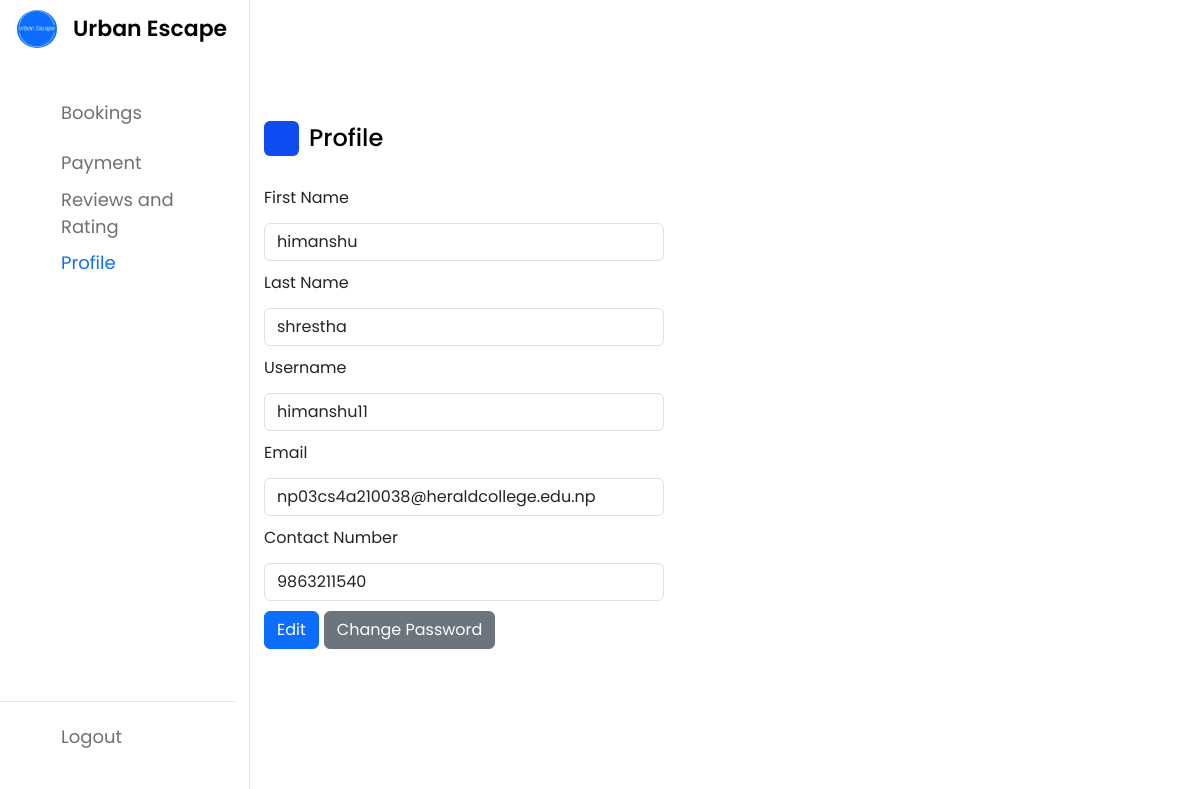
/profile/ (signed in), run on an earlier commit of the app's database.
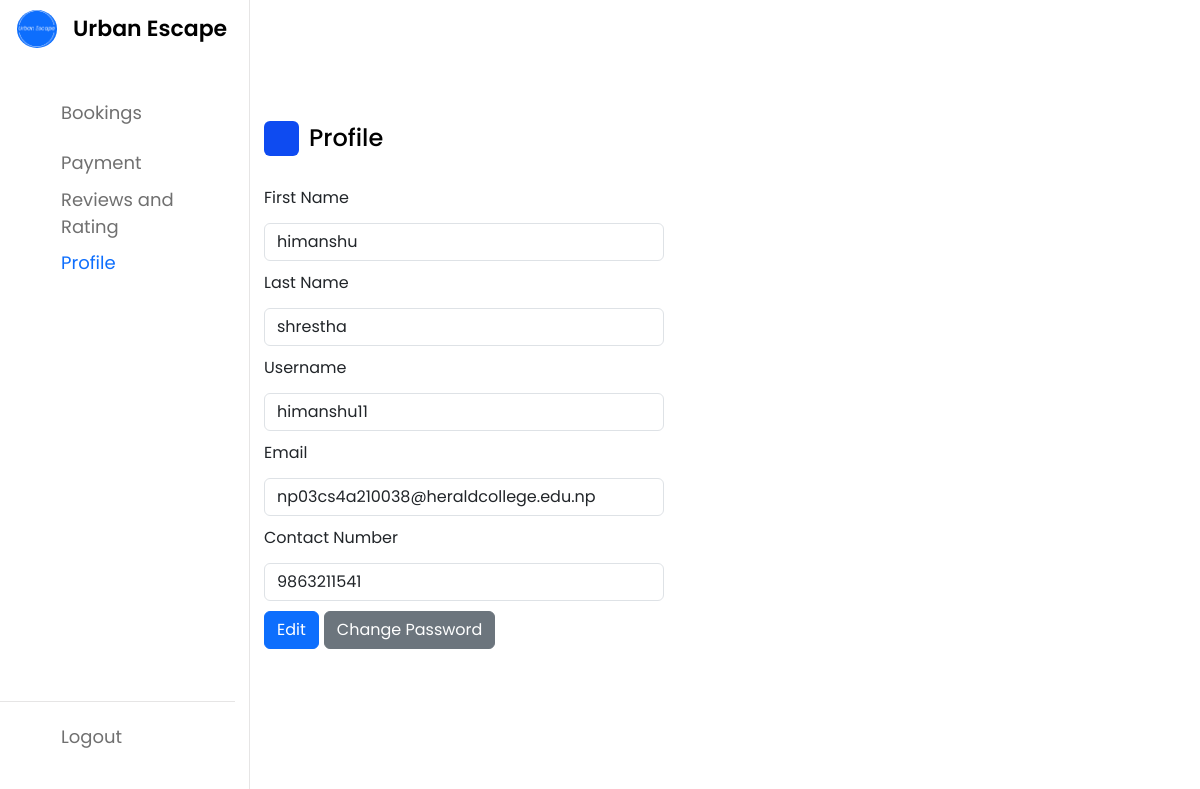
And on a later commit of the database.
### authentication/models.py (models this page shows, shortened)
class CustomUser(AbstractUser):
    contact_number = models.CharField(max_length=10)
    is_staff = models.BooleanField(default=False)
    email_token = models.CharField(max_length=200, blank=True, null=True)
    is_verified = models.BooleanField(default=False)
    password_reset_token = models.CharField(max_length=200, blank=True, null=True)

### dashboard/views.py (the view, shortened to what this page needs)
# urls.py: path('profile/', views.Profile, name='profile'),
@login_required
def Profile(request):
    user_profile = CustomUser.objects.get(username=request.user.username)
    return render(request, 'dashboard/profile.html', {'user_profile': user_profile})

### dashboard/templates/dashboard/profile.html (shortened to what the changed rows need)
{% load static %}
<!DOCTYPE html>
<html lang="en">
<head>
    <link href="https://cdn.jsdelivr.net/npm/bootstrap@5.3.3/dist/css/bootstrap.min.css" rel="stylesheet"
 />
    <link rel="stylesheet" href="{% static 'dashboard/styles/dashboard.css' %}">
    <link rel="stylesheet" href="{% static 'dashboard/styles/profile.css' %}">
    <link rel="stylesheet" href="https://unicons.iconscout.com/release/v4.0.0/css/line.css">
</head>
<body>
    <section class="dashboard">
        <div class="dash-content">
            <div class="edit-profile">
                <form id="" method="post" class="form">
                    <div class="form-group">
                        <label for="fname" class="form-label">First Name</label>
                        <input type="text" id="fname" class="form-control" value="{{ user_profile.first_name }}"
                            readonly>
                    </div>
                    <div class="form-group">
                        <label for="lname" class="form-label">Last Name</label>
                        <input type="text" id="lname" class="form-control" value="{{ user_profile.last_name }}"
                            readonly>
                    </div>
                    <div class="form-group">
                        <label for="username" class="form-label">Username</label>
                        <input type="text" id="username" class="form-control" value="{{ user_profile.username }}"
                            readonly>
                    </div>
                    <div class="form-group">
                        <label for="email" class="form-label">Email</label>
                        <input type="email" id="email" class="form-control" value="{{ user_profile.email }}" readonly>
                    </div>
                    <div class="form-group">
                        <label for="contact" class="form-label">Contact Number</label>
                        <input type="tel" id="contact" class="form-control" value="{{ user_profile.contact_number }}"
                            readonly>
                    </div>
                </form>
            </div>
        </div>
    </section>
</body>
</html>

What changed in the data, as far as the page shows it:
changed CustomUser "himanshu": contact_number "9863211540" → "9863211541"
